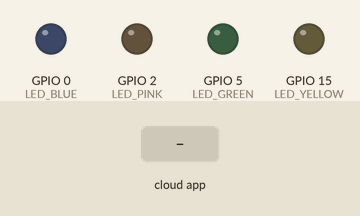
Bench run of a program on a simulated ESP32. On the bench: output pins drawn as LEDs (lit = HIGH). Inputs (shaded band) come from the test bench. WiFi joins after 1.5 s; servers stay silent unless stated; what the program prints to the serial monitor is not drawn.

Above: at 2.7 s.
2.8 s: the phone or cloud app sets bancada to 1
At 3.8 s:
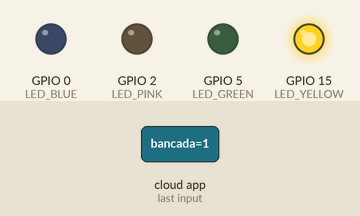
4.3 s: the phone or cloud app sets green.lamp to 1
At 4.9 s:
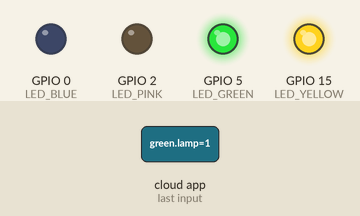
5.8 s: the phone or cloud app sets blue.lamp to 1
At 6.1 s:
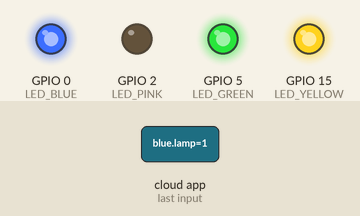
7.3 s: the phone or cloud app sets pink.lamp to 1
At 8.4 s:
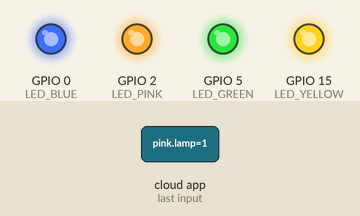
8.8 s: the phone or cloud app sets bancada to 0
At 9.6 s:
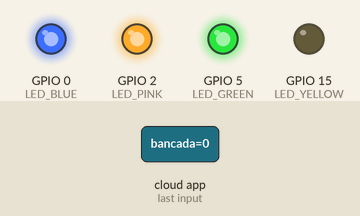
10.3 s: the phone or cloud app sets white.lamp to 0
At 10.7 s:
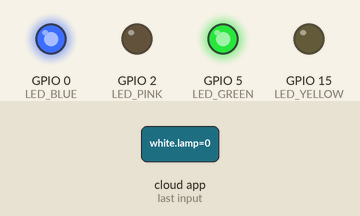
Timing chart, 0 to 12.8 s (numbered marks = the images above; inputs shaded):
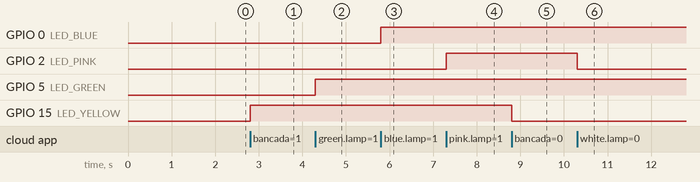

Measured:
- after the input at 2.8 s, GPIO 15 (LED_YELLOW): LOW → HIGH at once
- after the input at 4.3 s, GPIO 5 (LED_GREEN): LOW → HIGH at once
- after the input at 5.8 s, GPIO 0 (LED_BLUE): LOW → HIGH at once
- after the input at 7.3 s, GPIO 2 (LED_PINK): LOW → HIGH at once
- after the input at 8.8 s, GPIO 15 (LED_YELLOW): HIGH → LOW at once
- after the input at 10.3 s, GPIO 2 (LED_PINK): HIGH → LOW at once

The program:

main.cpp
```cpp
#include <Arduino.h>

#ifdef ESP32
    #include <WiFi.h>
#else
    #include <ESP8266WiFi.h>
#endif
#include "fauxmoESP.h"

// Rename the credentials.sample.h file to credentials.h and
// edit it according to your router configuration
#define WIFI_SSID "Alexandre"
#define WIFI_PASS "1020304050"

fauxmoESP fauxmo;

// -----------------------------------------------------------------------------

#define SERIAL_BAUDRATE     115200

#define LED_YELLOW          15
#define LED_GREEN           5
#define LED_BLUE            0
#define LED_PINK            2
#define LED_WHITE           2

#define ID_YELLOW           "bancada"
#define ID_GREEN            "green lamp"
#define ID_BLUE             "blue lamp"
#define ID_PINK             "pink lamp"
#define ID_WHITE            "white lamp"

// -----------------------------------------------------------------------------

// -----------------------------------------------------------------------------
// Wifi
// -----------------------------------------------------------------------------

void wifiSetup() {

    // Set WIFI module to STA mode
    WiFi.mode(WIFI_STA);

    // Connect
    Serial.printf("[WIFI] Connecting to %s ", WIFI_SSID);
    WiFi.begin(WIFI_SSID, WIFI_PASS);

    // Wait
    while (WiFi.status() != WL_CONNECTED) {
        Serial.print(".");
        delay(100);
    }
    Serial.println();

    // Connected!
    Serial.printf("[WIFI] STATION Mode, SSID: %s, IP address: %s\n", WiFi.SSID().c_str(), WiFi.localIP().toString().c_str());

}

void setup() {

    // Init serial port and clean garbage
    Serial.begin(SERIAL_BAUDRATE);
    Serial.println();
    Serial.println();

    // LEDs
    pinMode(LED_YELLOW, OUTPUT);
    pinMode(LED_GREEN, OUTPUT);
    pinMode(LED_BLUE, OUTPUT);
    pinMode(LED_PINK, OUTPUT);
    pinMode(LED_WHITE, OUTPUT);
    digitalWrite(LED_YELLOW, LOW);
    digitalWrite(LED_GREEN, LOW);
    digitalWrite(LED_BLUE, LOW);
    digitalWrite(LED_PINK, LOW);
    digitalWrite(LED_WHITE, LOW);

    // Wifi
    wifiSetup();

    // By default, fauxmoESP creates it's own webserver on the defined port
    // The TCP port must be 80 for gen3 devices (default is 1901)
    // This has to be done before the call to enable()
    fauxmo.createServer(true); // not needed, this is the default value
    fauxmo.setPort(80); // This is required for gen3 devices

    // You have to call enable(true) once you have a WiFi connection
    // You can enable or disable the library at any moment
    // Disabling it will prevent the devices from being discovered and switched
    fauxmo.enable(true);

    // You can use different ways to invoke alexa to modify the devices state:
    // "Alexa, turn yellow lamp on"
    // "Alexa, turn on yellow lamp
    // "Alexa, set yellow lamp to fifty" (50 means 50% of brightness, note, this example does not use this functionality)

    // Add virtual devices
    fauxmo.addDevice(ID_YELLOW);
    fauxmo.addDevice(ID_GREEN);
    fauxmo.addDevice(ID_BLUE);
    fauxmo.addDevice(ID_PINK);
    fauxmo.addDevice(ID_WHITE);

    fauxmo.onSetState([](unsigned char device_id, const char * device_name, bool state, unsigned char value) {

        // Callback when a command from Alexa is received.
        // You can use device_id or device_name to choose the element to perform an action onto (relay, LED,...)
        // State is a boolean (ON/OFF) and value a number from 0 to 255 (if you say "set kitchen light to 50%" you will receive a 128 here).
        // Just remember not to delay too much here, this is a callback, exit as soon as possible.
        // If you have to do something more involved here set a flag and process it in your main loop.

        Serial.printf("[MAIN] Device #%d (%s) state: %s value: %d\n", device_id, device_name, state ? "ON" : "OFF", value);

        // Checking for device_id is simpler if you are certain about the order they are loaded and it does not change.
        // Otherwise comparing the device_name is safer.

        if (strcmp(device_name, ID_YELLOW)==0) {
            digitalWrite(LED_YELLOW, state ? HIGH : LOW);
        } else if (strcmp(device_name, ID_GREEN)==0) {
            digitalWrite(LED_GREEN, state ? HIGH : LOW);
        } else if (strcmp(device_name, ID_BLUE)==0) {
            digitalWrite(LED_BLUE, state ? HIGH : LOW);
        } else if (strcmp(device_name, ID_PINK)==0) {
            digitalWrite(LED_PINK, state ? HIGH : LOW);
        } else if (strcmp(device_name, ID_WHITE)==0) {
            digitalWrite(LED_WHITE, state ? HIGH : LOW);
        }

    });

}

void loop() {

    // fauxmoESP uses an async TCP server but a sync UDP server
    // Therefore, we have to manually poll for UDP packets
    fauxmo.handle();

    // This is a sample code to output free heap every 5 seconds
    // This is a cheap way to detect memory leaks
    static unsigned long last = millis();
    if (millis() - last > 5000) {
        last = millis();
        Serial.printf("[MAIN] Free heap: %d bytes\n", ESP.getFreeHeap());
    }

    // If your device state is changed by any other means (MQTT, physical button,...)
    // you can instruct the library to report the new state to Alexa on next request:
    // fauxmo.setState(ID_YELLOW, true, 255);

}
```
